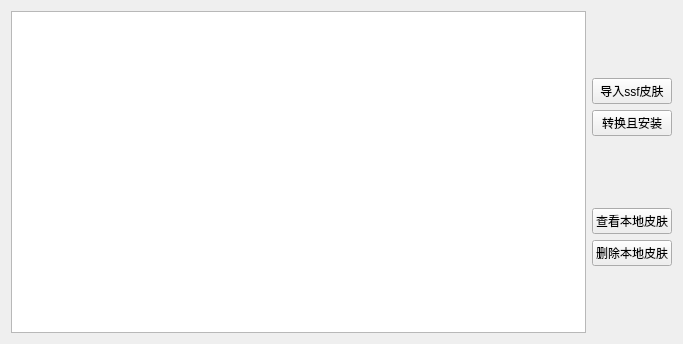
<?xml version="1.0" encoding="UTF-8"?>
<ui version="4.0">
 <class>Widget</class>
 <widget class="QWidget" name="Widget">
  <property name="geometry">
   <rect>
    <x>0</x>
    <y>0</y>
    <width>683</width>
    <height>344</height>
   </rect>
  </property>
  <property name="windowTitle">
   <string>小盼皮肤转换器</string>
  </property>
  <layout class="QHBoxLayout" name="horizontalLayout">
   <item>
    <widget class="QListWidget" name="listWidget">
     <property name="font">
      <font>
       <pointsize>12</pointsize>
       <weight>75</weight>
       <bold>true</bold>
      </font>
     </property>
     <property name="styleSheet">
      <string notr="true">color: rgb(25, 186, 255);</string>
     </property>
    </widget>
   </item>
   <item>
    <layout class="QVBoxLayout" name="verticalLayout">
     <item>
      <spacer name="verticalSpacer_3">
       <property name="orientation">
        <enum>Qt::Vertical</enum>
       </property>
       <property name="sizeHint" stdset="0">
        <size>
         <width>20</width>
         <height>40</height>
        </size>
       </property>
      </spacer>
     </item>
     <item>
      <widget class="QPushButton" name="pushButtonImport">
       <property name="text">
        <string>导入ssf皮肤</string>
       </property>
      </widget>
     </item>
     <item>
      <widget class="QPushButton" name="pushButtonTransformation">
       <property name="text">
        <string>转换且安装</string>
       </property>
      </widget>
     </item>
     <item>
      <spacer name="verticalSpacer_2">
       <property name="orientation">
        <enum>Qt::Vertical</enum>
       </property>
       <property name="sizeHint" stdset="0">
        <size>
         <width>20</width>
         <height>40</height>
        </size>
       </property>
      </spacer>
     </item>
     <item>
      <widget class="QPushButton" name="pushButtonViewLocationSkin">
       <property name="text">
        <string>查看本地皮肤</string>
       </property>
      </widget>
     </item>
     <item>
      <widget class="QPushButton" name="pushButtonDeleteLocationSkin">
       <property name="text">
        <string>删除本地皮肤</string>
       </property>
      </widget>
     </item>
     <item>
      <spacer name="verticalSpacer">
       <property name="orientation">
        <enum>Qt::Vertical</enum>
       </property>
       <property name="sizeHint" stdset="0">
        <size>
         <width>20</width>
         <height>40</height>
        </size>
       </property>
      </spacer>
     </item>
    </layout>
   </item>
  </layout>
 </widget>
 <layoutdefault spacing="6" margin="11"/>
 <resources/>
 <connections/>
</ui>
